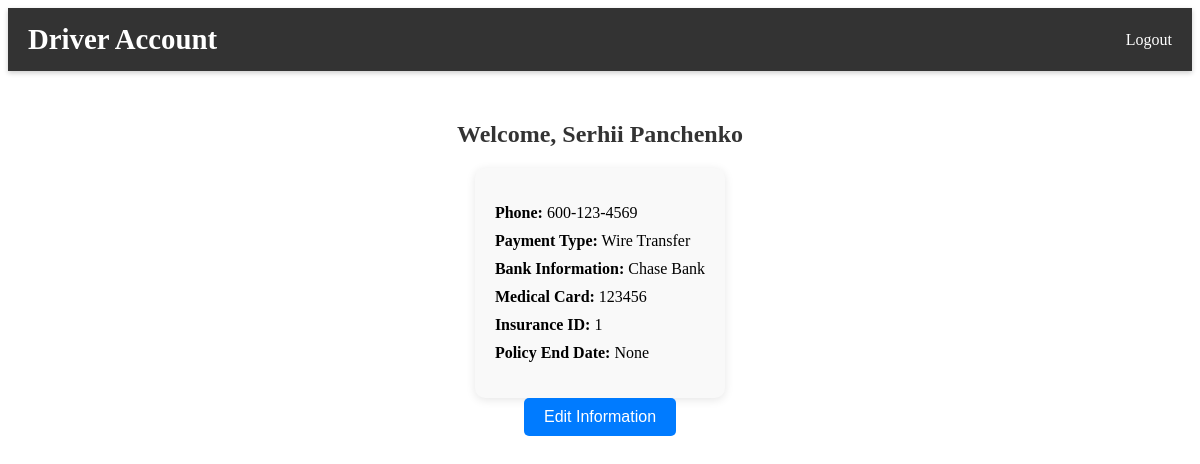
The page /driver/account (signed in) on the database its author committed.
### tables this page shows
CREATE TABLE Drivers (
    driver_id INTEGER PRIMARY KEY,
    name TEXT NOT NULL,
    phone_number TEXT,
    carrier_id INTEGER,
    payment_type TEXT,
    bank_info TEXT,
    medical_card TEXT UNIQUE,
    insurance_id INTEGER,
    policy_end_date DATE,
    FOREIGN KEY (insurance_id) REFERENCES Insurance (insurance_id)
);

### app/routes.py (the view, shortened to what this page needs)
@main_bp.route('/driver/account', methods=['GET', 'POST'])
def driver_account():
    if 'driver_id' not in session:
        return redirect(url_for('main.home'))
    cursor = get_cursor()
    driver = cursor.execute("""
        SELECT d.name, d.phone_number, d.payment_type, d.bank_info, d.medical_card,
               d.insurance_id, d.policy_end_date, dp.username
        FROM Drivers d
        JOIN DriverPasswords dp ON d.driver_id = dp.driver_id
        WHERE d.driver_id = ?
    """, (session['driver_id'],)).fetchone()
    if not driver:
        return redirect(url_for('main.home'))
    insurances = cursor.execute("""
        SELECT insurance_id, name FROM Insurance
    """).fetchall()
    return render_template('driver_account.html', driver=driver, insurances=insurances)

### app/__init__.py (called while the page is built)
def create_app():
    app = Flask(__name__)
    app.config['SECRET_KEY'] = 'your_secret_key'
    from .routes import main_bp
    app.register_blueprint(main_bp)
    @app.teardown_appcontext
    def close_db(error):
        if 'db' in g:
            g.db.close()
    return app

def get_db():
    if 'db' not in g:
        g.db = sqlite3.connect('instance/Checkpoint3.db')
        g.db.row_factory = sqlite3.Row  # Enables access by column name
    return g.db

def get_cursor():
    return get_db().cursor()

### app/templates/driver_account.html (shortened to what this page needs)
<!DOCTYPE html>
<html lang="en">
<head>
    <link rel="stylesheet" href="{{ url_for('static', filename='css/style.css') }}">
</head>
<body>
    <header>
        <div class="driver-account-header-container">
            <h1 class="driver-account-title">Driver Account</h1>
            <nav>
                <ul class="driver-account-nav-links">
                    <li><a href="{{ url_for('main.driver_logout') }}" class="driver-account-logout-link">Logout</a></li>
                </ul>
            </nav>
        </div>
    </header>
    <main>
        <section class="driver-account-info-section" style="text-align: center; margin-top: 50px;">
            <h2 class="driver-account-welcome-message">Welcome, {{ driver['name'] }}</h2>
            <div class="driver-account-info-container" style="display: inline-block; text-align: left;">
                <ul class="driver-account-info-list" style="list-style-type: none; padding: 0;">
                    <li><strong>Phone:</strong> {{ driver['phone_number'] }}</li>
                    <li><strong>Payment Type:</strong> {{ driver['payment_type'] }}</li>
                    <li><strong>Bank Information:</strong> {{ driver['bank_info'] }}</li>
                    <li><strong>Medical Card:</strong> {{ driver['medical_card'] }}</li>
                    <li><strong>Insurance ID:</strong> {{ driver['insurance_id'] }}</li>
                    <li><strong>Policy End Date:</strong> {{ driver['policy_end_date'] }}</li>
                </ul>
            </div>
            <br>
            <button id="edit-button" class="driver-account-edit-button">Edit Information</button>
        </section>
    </main>
</body>
</html>

### app/static/css/style.css (style rules this page uses)
.driver-account-header-container { background-color: #333; color: white; padding: 15px 20px; display: flex; justify-content: space-between; align-items: center; box-shadow: 0 2px 5px rgba(0, 0, 0, 0.2); }
.driver-account-title { font-size: 1.8rem; margin: 0; }
.driver-account-nav-links { list-style-type: none; margin: 0; padding: 0; display: flex; }
.driver-account-nav-links li { margin-left: 15px; }
.driver-account-logout-link { color: white; text-decoration: none; font-size: 1rem; transition: color 0.3s; }
.driver-account-info-section { margin: 50px auto; max-width: 600px; text-align: center; }
.driver-account-welcome-message { font-size: 1.5rem; margin-bottom: 20px; color: #333; }
.driver-account-info-container { background-color: #f9f9f9; padding: 20px; border-radius: 10px; box-shadow: 0 2px 10px rgba(0, 0, 0, 0.1); }
.driver-account-info-list li { margin: 10px 0; font-size: 1rem; }
.driver-account-edit-button { padding: 10px 20px; background-color: #007bff; color: white; font-size: 1rem; border: none; border-radius: 5px; cursor: pointer; transition: background-color 0.3s ease; }

### rows shown on the page
Drivers: name "Serhii Panchenko", phone_number "600-123-4569", payment_type "Wire Transfer", bank_info "Chase Bank", medical_card "123456", insurance_id "1"

### other values the page prints
{{ driver['policy_end_date'] }} "None"
